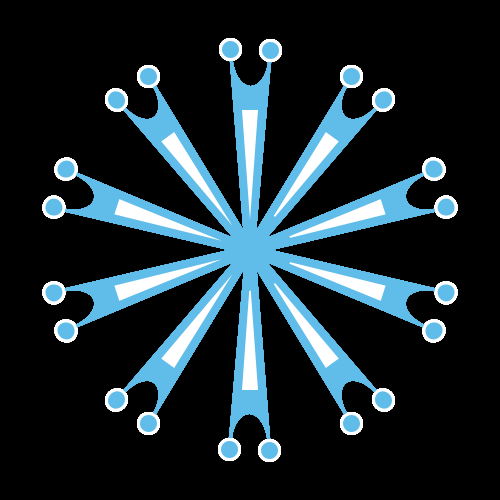
Frame 1 (no input)
Frame 60 (the mouse pressed at the canvas centre just before this capture): identical to frame 1, image omitted
Frame 120 (the mouse held since frame 60 and released just before this capture): identical to frame 1, image omitted

The Processing sketch that drew this single still picture (run headless with seeded random() and noise(); from frame 60 on, the mouse is pressed at the canvas centre):

// Processing sketch: processing_21400
// ── processing_21400.pde

//D10
//by maria fang

void setup(){
  size(500, 500);
  smooth();
}

void draw(){
  background(0);
  
  //Y shape
  pushMatrix();
  translate(width/2, height/2);
  for(int i= 0; i<360; i++){
    rotate(radians(36));
    stroke(96, 188, 232);
    strokeWeight(3);
    fill(96, 188, 232);
    beginShape();
    vertex(0, 40);
    vertex(20, -200);
    bezierVertex(20, -150, -20, -150, -20, -200);
    vertex(0, 40);
    endShape();
    //ball
    stroke(255);
    strokeWeight(3);
    ellipse(20, -200, 20, 20);
    ellipse(-20, -200, 20, 20);
    //inside triangle
    noStroke();
    fill(255);
    triangle(0, -30, 8, -140, -8, -140);
  }
  popMatrix();
  
  
}
